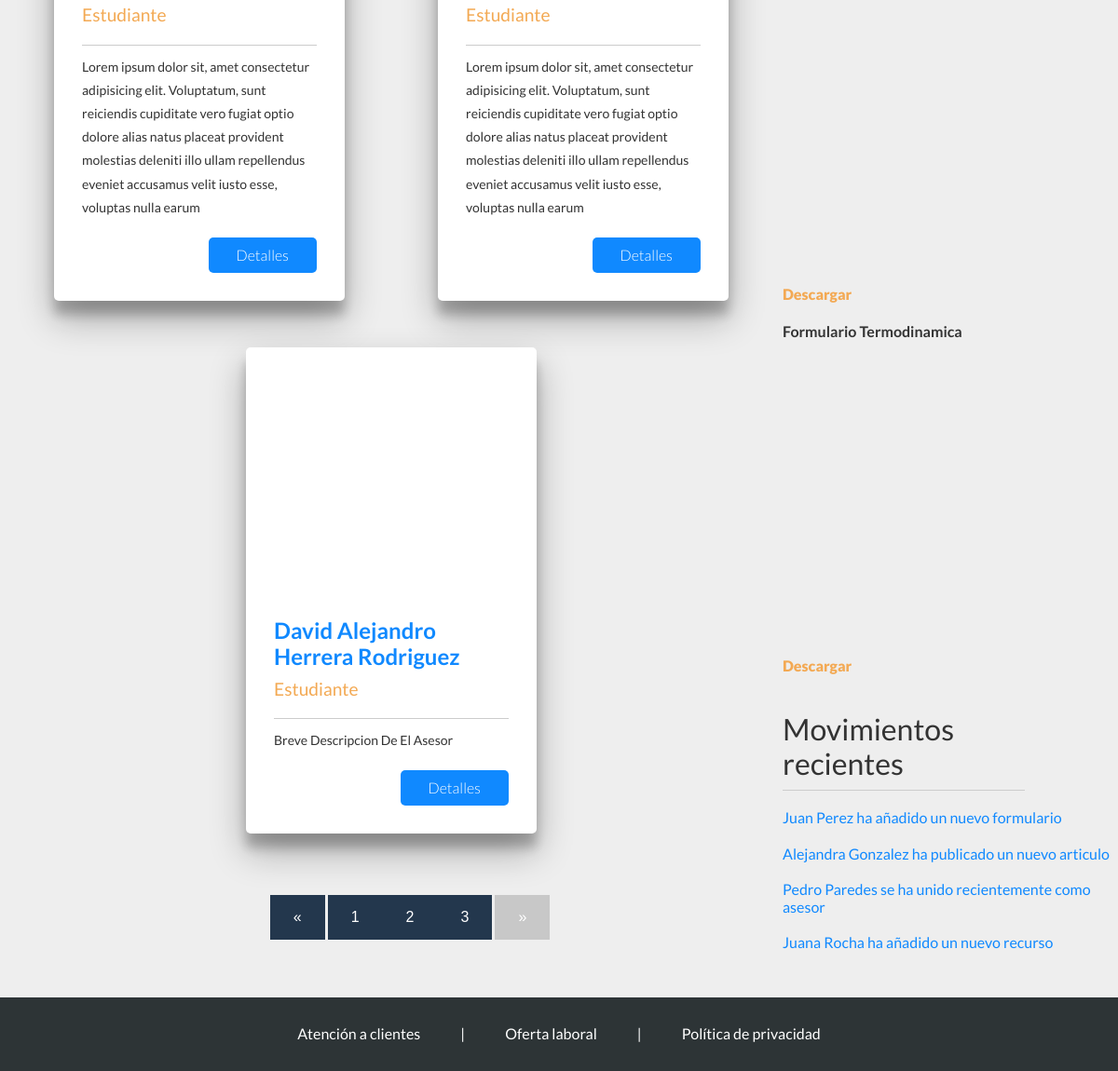
Page /asesores.php?pagina=3 (lower part) on the earlier database version.
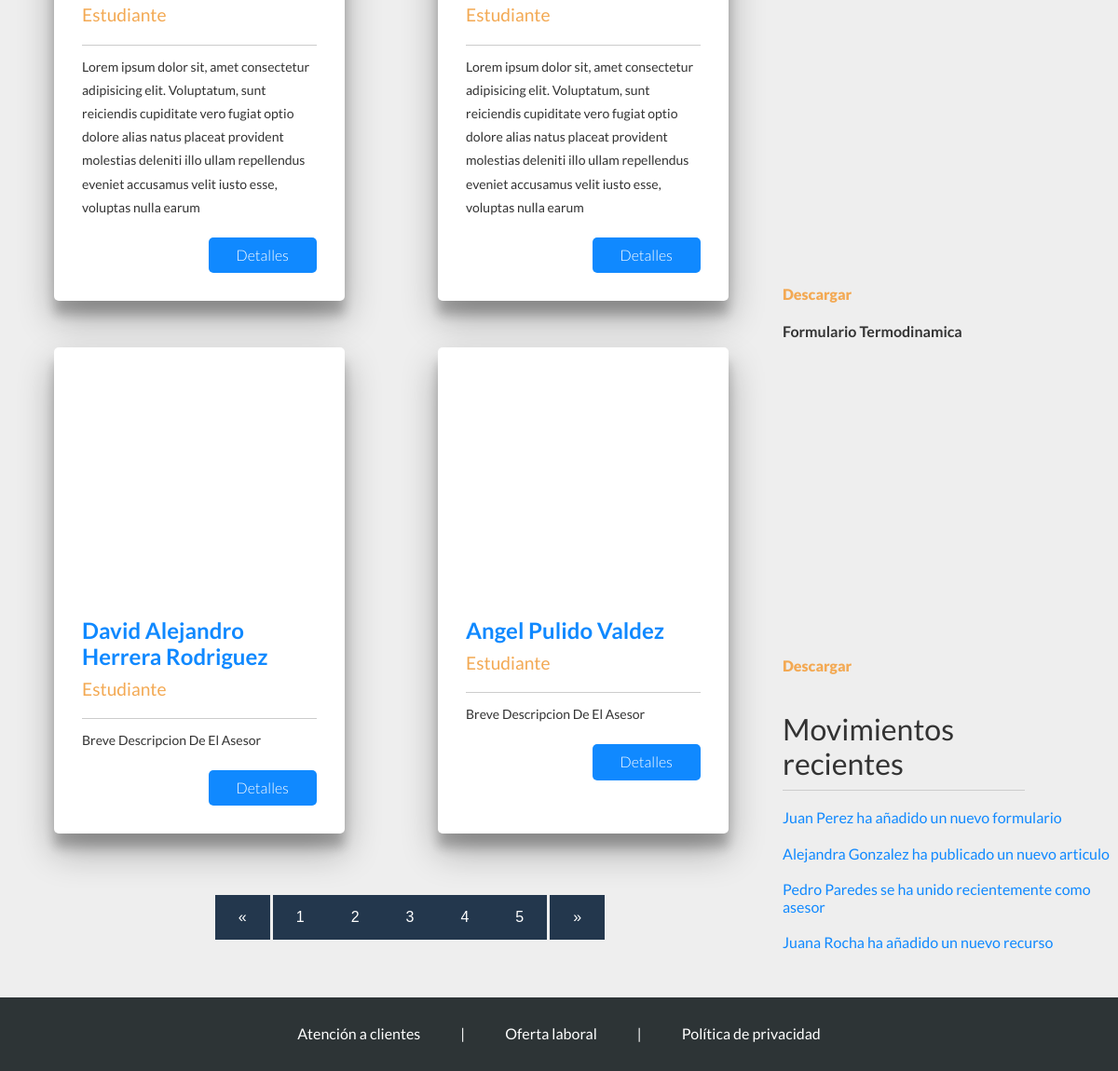
Same page on the later database version.
### tables this page shows
CREATE TABLE `asesor` (
  `Id_Asesor` int(11) NOT NULL,
  `Nombre_Usuario` varchar(30) NOT NULL,
  `Edad` int(11) DEFAULT NULL,
  `Grado_Estudios` varchar(40) DEFAULT NULL,
  `Nombres` varchar(50) DEFAULT NULL,
  `A_Paterno` varchar(30) DEFAULT NULL,
  `A_Materno` varchar(30) DEFAULT NULL,
  `Ocupacion` varchar(50) DEFAULT NULL,
  `Materia1` varchar(70) DEFAULT NULL,
  `Materia2` varchar(70) DEFAULT NULL,
  `Materia3` varchar(70) DEFAULT NULL,
  `Descripcion` varchar(250) DEFAULT NULL,
  `Correo` varchar(70) DEFAULT NULL,
  `Telefono` varchar(16) DEFAULT NULL,
  `Foto` text DEFAULT NULL
);

### asesores.php (called while the page is built)
<?php session_start();
    require('conexion.php');
    $statement = $conexion->prepare('SELECT * FROM Asesor');
    $statement->execute();
    $asesores=$statement->fetchAll();
    $pagina = isset($_GET['pagina']) ? (int)$_GET['pagina'] : 1;
    $postPorPagina = 4;
    $inicio = ($pagina > 1) ? ($pagina * $postPorPagina - $postPorPagina) : 0 ;
    $asesores_page = $conexion->prepare("SELECT SQL_CALC_FOUND_ROWS * FROM asesor LIMIT $inicio, $postPorPagina");
    $asesores_page->execute();
    $asesores_page= $asesores_page->fetchAll();
    $totalAsesores = $conexion->query('SELECT FOUND_ROWS() as total');
    $totalAsesores = $totalAsesores->fetch()['total'];
    $numeroPaginas = ceil($totalAsesores / $postPorPagina);
    require('views/asesores.view.php');
?>

### views/asesores.view.php (the view, shortened to what this page needs)
<!DOCTYPE html>
<html lang="en">
<head>
    <link rel="stylesheet" href="css/normalize.css">
    <link rel="stylesheet" href="css/asesores/estilos.css">
</head>
<body>
    <header>
    <main>
        <div class="asesores">
            <div class="grid">
                <?php
                    foreach($asesores_page as $asesor){
                    $nombre=$asesor['Nombres']." ".$asesor['A_Paterno']." ".$asesor['A_Materno'];
                    $ocupacion=$asesor['Ocupacion'];
                    $descripcion=$asesor['Descripcion'];
                ?>
                <div class="asesor">
                    <form enctype="multipart/form-data" action="asesor.php" method="GET">
                        <div class="foto">
                        </div>
                        <p class="nombre"><?php echo $nombre ?></p>
                        <p class="ocupacion"><?php echo $ocupacion ?></p>
                        <p class="descripcion"><?php echo $descripcion ?></p>
                        <input type="submit" value="Detalles">
                    </form>
                </div>
                <?php
                }
                ?>
            </div>
            <div class="paginacion">
                    <ul>
                        <?php if($pagina == 1): ?>
                            <li class="disabled">&laquo;</li>
                        <?php else: ?>
                            <li><a href="?pagina=<?php echo $pagina - 1 ?>">&laquo;</a></li>
                        <?php endif; ?>
                        <?php
                            for($i = 1; $i <= $numeroPaginas; $i++){
                                if ($pagina === $i) {
                                    echo "<li class='active'><a href='?pagina=$i'>$i</a></li>";
                                } else {
                                    echo "<li><a href='?pagina=$i'>$i</a></li>";
                                }
                            }
                        ?>
                        <?php if($pagina == $numeroPaginas): ?>
                            <li class="disabled">&raquo;</li>
                        <?php else: ?>
                            <li><a href="?pagina=<?php echo $pagina + 1 ?>">&raquo;</a></li>
                        <?php endif; ?>
                    </ul>
            </div>
        </div>
        <div class="recursos">
            <div class="materiales">
                <div class="material">
                    <div class="imagen">
                    </div>
                    <a href="#">Descargar</a>
                </div>
                <div class="material">
                    <h4 class="titulo">Formulario Termodinamica</h4>
                    <div class="imagen">
                    </div>
                    <a href="#">Descargar</a>
                </div>
            </div>
            <div class="movimientos">
                <h3>Movimientos recientes</h3>
                <a href="#">Juan Perez ha añadido un nuevo formulario</a>
                <a href="#">Alejandra Gonzalez ha publicado un nuevo articulo</a>
                <a href="#">Pedro Paredes se ha unido recientemente como asesor</a>
                <a href="">Juana Rocha ha añadido un nuevo recurso</a>
            </div>
        </div>
    </main>
    <footer>
    <div class="info">
            <a href="#">Atención a clientes</a>
            <a href="#" class="separador"> | </a>
            <a href="#">Oferta laboral</a>
            <a href="#" class="separador"> | </a>
            <a href="politicas.php">Política de privacidad</a>
        </div>
    </footer>
</body>
</html>

Differences in the rows shown:
added asesor: nombre "Angel Pulido Valdez", Ocupacion "Estudiante", Descripcion "Breve Descripcion De El Asesor"
Other differences:
new list line: "4"
new list line: "5"
